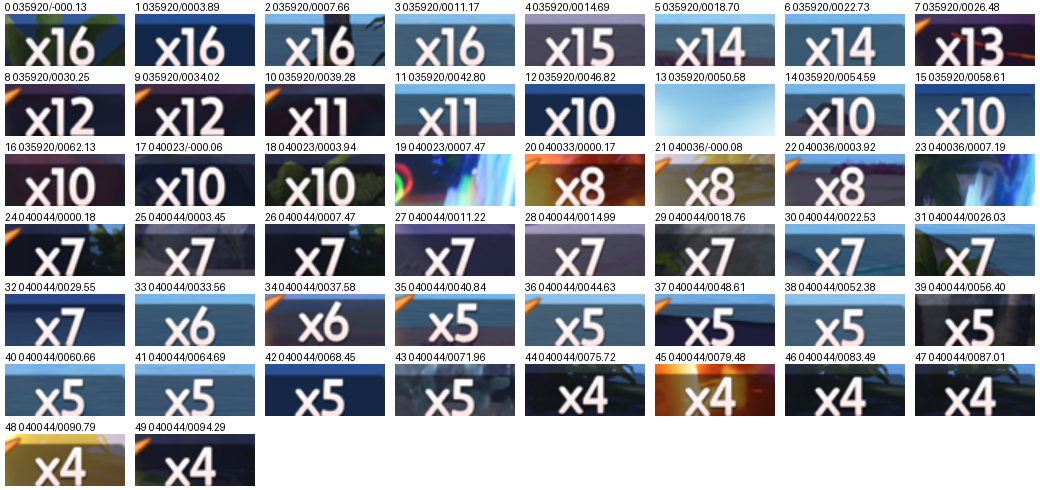
#> input picture bossbar/xn_sheet.png, 1040 x 490 px; its folder holds only this picture in this run
$ python -i reader.py   (imports and definitions only)
#> lines starting #> are read from the running program, lines starting #| are printed output that depends on the picture; after the words box and inside, x2 and y2 are one past the last pixel; in counts of white or black regions, pixels touching at a corner belong together
"""Boss-bar reading shared by bossbar.py (screenshots) and live.py (live capture).

Resolution-independent: the white [ ] brackets at the ends of the boss bar are the ruler. Every position is a
fraction of the bracket span, measured once on a 2000x1125 screenshot (span 789 px) and checked on a 4K crop.
"""
import csv, logging, difflib, json, os, re, struct, subprocess, tempfile, threading, time
from PIL import Image, ImageChops, ImageOps
from hpcalc import max_hp, break_points

import settings as C
HERE = C.RES                      # shipped data files (catalog, OCR helper)
DEV = {'fill_fast': 0, 'fill_old': 0}             # what the Dev switches here did, for the meter's once-a-minute line

# ---- layout, in units of the bracket span (left bracket = 0, right bracket = 1) ----
REF_SPAN = 789                                   # bracket span on the 2000x1125 reference shot
TRACK = (9 / 789, 716 / 789)                     # fill track: left edge, right edge (exclusive)
WORLD_TRACK_RIGHT = 784 / 789                     # bosses out in the world have no xN box: the track runs to the bracket
# x0, y0, x1, y1; y relative to the fill's centre row. The title is centred over the bar, so a long one grows both ways:
# open-world bars are narrower than Interlink's (1293 px at 4K against 1514) with text the same size, and
# "Lv.60 Sparkling- Young Omega Sherro" filled almost the whole span - the old 175..625 box cut "Lv.60" off one end and
# "herro" off the other, and with no level no fight started. Now the full span plus a little: what OCR finds left of
# "Lv" is dropped by parse_title, and a bracket top read as ']' or '|' after the name is no letter to norm()
TITLE_BOX = (-30 / 789, -52 / 789, 819 / 789, -8 / 789)
XN_BOX = (722 / 789, -12 / 789, 783 / 789, 14 / 789)    # inside the dark xN box only
SPAN_PER_THICKNESS = 789 / 12                     # fallback when brackets aren't visible (fill is 12 px thick at span 789)

# ---- pixel classes ----
def is_fill(p): r, g, b = p[:3]; return r >= 220 and 90 <= g <= 195 and b <= 125        # live HP gradient
def is_ghost(p): r, g, b = p[:3]; return 165 <= r <= 215 and 55 <= g <= 105 and 55 <= b <= 100  # recent damage
def is_flash(p): return min(p[:3]) >= 235                                                # hit flash
def is_white(p): return min(p[:3]) >= 190                                                # brackets / text
def barlike(p): return is_fill(p) or is_ghost(p) or is_flash(p)
def colored(p): return is_fill(p) or is_ghost(p)                                         # no white: walls/sky are white
# Where the meter's own overlay windows are in its picture of the screen (Meter.mask_own paints them this magenta):
# not the game, so neither fill nor empty track - the readers look past it.
COVER = (255, 0, 255)

# [8 lines left out: function label_span, not called in this run]
def covered(p): return p[0] >= 250 and p[1] <= 5 and p[2] >= 250

# [12 lines left out: function _bar_run, not called in this run]

def _is_bracket(px, x, yc, thick, W, H):
    """A bracket is a thin, tall white line: white along the column, not white a few pixels to either side. It is
    ~1.6x the bar's thickness; at small sizes (720p) blending adds a row to the measured thickness and takes the
    bracket's faded ends off, so 1.5 px of that is allowed for (was a plain 1.3x: missed at 720p)."""
    if _white_run(px, x, yc, 2 * thick, H) < 1.3 * thick - 1.5: return False
    off = max(3, thick // 3)
    side = [px[min(W - 1, max(0, x + s)), yy] for s in (-off, off) for yy in (yc - thick // 3, yc + thick // 3)]
    return sum(map(is_white, side)) <= 2

# [9 lines left out: function _longest_run, not called in this run]

def _line_px(px, x, y):
    """A pixel of a thin white line: white, or (scaled down, the 1 px line falling between two columns) light grey
    next to light grey - the line split over x and a neighbour, e.g. a bracket at 720p."""
    p = px[x, y]
    if is_white(p): return True
    if min(p[:3]) < 140: return False
    for nx in (x - 1, x + 1):
        try:
            if min(px[nx, y][:3]) >= 140: return True
        except IndexError:
            pass
    return False

def _white_run(px, x, yc, reach, H):
    """Length of the vertical white run through column x around row yc."""
    n = 0
    for y in range(max(0, yc - reach), min(H, yc + reach)):
        n = n + 1 if _line_px(px, x, y) else n
    return n

def _bright_columns(im, yc, reach, H):
    """For each column, how many pixels in _white_run's rows (yc - reach to yc + reach) have their darkest channel at
    140 or more, in one pass of PIL's own operations. Every pixel _line_px counts is one of them, so this is an upper
    bound on _white_run: a column below the bracket threshold here can't be a bracket, and the Python check is
    skipped for it. Same decisions, ~7x less time on a frame with red and no bar (find_bar 203 -> 30 ms at 4K, 14 Nov)."""
    from PIL import ImageChops
    y0, y1 = max(0, yc - reach), min(H, yc + reach)
    if y1 <= y0: return lambda x: 0
    r, g, b = im.crop((0, y0, im.width, y1)).convert('RGB').split()
    rows = ImageChops.darker(ImageChops.darker(r, g), b).point(lambda v: 1 if v >= 140 else 0)
    data, h = rows.transpose(Image.Transpose.TRANSPOSE).tobytes(), y1 - y0
    return lambda x: data[x * h:(x + 1) * h].count(1)

def _colored_run(im, y, x0, x1):
    """_longest_run(px, y, x0, x1, colored) from a one-row class map (the same fill/ghost bands as colored(), PIL's own
    operations) matched with a regular expression: the walk to the frame's right edge (up to 3840 px of Python) was the
    largest part of find_bar left after _bright_columns (12 of 30 ms at 4K, 14 Nov). Same (length, start), the first of
    the longest runs."""
    from PIL import ImageChops
    if x1 <= x0: return (0, 0)
    r, g, b = im.crop((x0, y, x1, y + 1)).convert('RGB').split()
    fill = ImageChops.darker(ImageChops.darker(r.point(_band(220, 255)), g.point(_band(90, 195))), b.point(_band(0, 125)))
    ghost = ImageChops.darker(ImageChops.darker(r.point(_band(165, 215)), g.point(_band(55, 105))), b.point(_band(55, 100)))
    best = (0, 0)
    for m in re.finditer(rb'[\xff]+', ImageChops.lighter(fill, ghost).tobytes()):
        if m.end() - m.start() > best[0]: best = (m.end() - m.start(), x0 + m.start())
    return best

LAST_FAIL = ['']     # why the last find_bar call found nothing (for the meter's diagnostics)

def _band(lo, hi): return lambda v: 255 if lo <= v <= hi else 0

def _band_runs(band, gap):
    """(n, y, start) of every row of `band` whose longest fill/ghost run is 4 px or more: the same runs _bar_run
    finds, from a one-byte-per-pixel class map (c = fill/ghost, f = hit flash, . = anything else) built with PIL's own
    image operations and matched with a regular expression, so a frame costs a few milliseconds even with red all
    over it instead of a Python pass over every pixel. A run is coloured pixels with flash gaps of under `gap`."""
    from PIL import ImageChops
    r, g, b = band.convert('RGB').split()
    fill = ImageChops.darker(ImageChops.darker(r.point(_band(220, 255)), g.point(_band(90, 195))), b.point(_band(0, 125)))
    ghost = ImageChops.darker(ImageChops.darker(r.point(_band(165, 215)), g.point(_band(55, 105))), b.point(_band(55, 100)))
    flash = ImageChops.darker(ImageChops.darker(r.point(_band(235, 255)), g.point(_band(235, 255))), b.point(_band(235, 255)))
    colour = ImageChops.lighter(fill, ghost)
    if not colour.getbbox(): return []
    classes = Image.new('L', band.size, ord('.')); classes.paste(ord('f'), mask=flash); classes.paste(ord('c'), mask=colour)
    data, w = classes.tobytes(), band.width
    run = re.compile(rb'c(?:f{0,%d}c)*' % max(0, gap - 1))
    out = []
    for y in range(band.height):
        row = data[y * w:(y + 1) * w]
        if row.count(b'c') < 2: continue                          # a run of 4 or more has both ends coloured
        best = (0, 0)
        for m in run.finditer(row):
            if m.end() - m.start() > best[0]: best = (m.end() - m.start(), m.start())
        if best[0] >= 4: out.append((best[0], y, best[1]))
    return out

def find_bar(im, cropped=False, tries=8):
    """Locate the boss bar. Returns dict(yc, left_bracket, span, track_left, track_right, thickness) or None.
    Red/orange things other than the bar (fire effects, portals) can make longer runs than a drained bar, so the
    best few candidate rows are each checked for the bar's two white brackets; the first that has them wins."""
    W, H = im.size
    y0, y1 = (0, H) if cropped else (0, int(H * 0.22))
    x0, x1 = (0, W) if cropped else (int(W * 0.08), int(W * 0.92))
    # coarse search on the band shrunk to ~960 px wide whatever the resolution (a whole-number factor left 1080p
    # unshrunk and 1440p barely shrunk: the slowest screens to find a bar on)
    f = max(1.0, W / 960); d = max(1, round(f))
    band = im.crop((x0, y0, x1, y1)).resize((max(1, round((x1 - x0) / f)), max(1, round((y1 - y0) / f))), Image.NEAREST)
    runs = _band_runs(band, gap=max(2, round(24 / f)))
    if not runs: LAST_FAIL[0] = 'no red/orange run near the top'; return None
    runs.sort(reverse=True); px = im.load(); tried = []; reasons = []
    for n, by, bs in runs:
        if len(tried) >= tries: break
        if any(abs(by - t) <= 2 for t in tried): continue          # same bar seen on a neighbouring row
        tried.append(by)
        r = _check_candidate(px, W, H, x0 + round(bs * f), y0 + round(by * f), d, cropped, im=im)
        if isinstance(r, dict): LAST_FAIL[0] = ''; return r
        reasons.append(r)
    LAST_FAIL[0] = '; '.join(dict.fromkeys(reasons)) or 'no candidate'
    return None

# [19 lines left out: function bar_at, not called in this run]

def _check_candidate(px, W, H, xg, yg, d, cropped, brackets=None, im=None):
    """Refine one candidate run at full resolution and check it is the boss bar. Returns the bar dict or a reason."""
    col = min(W - 1, xg + 4 * d)
    if not colored(px[col, yg]):
        near = [y for y in range(max(0, yg - d), min(H, yg + d + 1)) if colored(px[col, y])]
        if not near: return 'run vanished at full resolution'
        yg = near[0]
    top = yg
    while top > 0 and colored(px[col, top - 1]): top -= 1
    bot = yg
    while bot < H - 1 and colored(px[col, bot + 1]): bot += 1
    yc = (top + bot) // 2; thick = max(3, bot - top + 1)
    if not cropped and thick > H * 0.03: return f'too thick ({thick}px)'
    if brackets:                                                    # already checked where they were (bar_at)
        lb, rb = brackets; start = xg
    else:
        n, start = (_colored_run(im, yc, max(0, xg - 4 * d), W) if im is not None
                    else _longest_run(px, yc, max(0, xg - 4 * d), W, colored))
        # columns that can't be a bracket skipped before the per-pixel check (_bright_columns: same decisions)
        bright = _bright_columns(im, yc, 2 * thick, H) if im is not None else None
        need = 1.3 * thick - 1.5
        bracket = lambda x: (bright is None or bright(x) >= need) and _is_bracket(px, x, yc, thick, W, H)
        lb = None                                                   # left bracket: thin tall white line
        for x in range(start - 1, max(0, start - 4 * thick) - 1, -1):
            if bracket(x): lb = x; break
        est = SPAN_PER_THICKNESS * thick
        rb = None
        if lb is not None:
            # rightmost bracket-like line. Overworld bars differ in length per boss (Minespine's 1389 px at 4K is 0.78 of
            # the estimate, which kept its right bracket out of a 0.8-1.25 window: "no right bracket" all fight, B8)
            # Of the bracket-like lines there, the one that centres the bar (the game draws boss bars top-centre): the
            # rightmost was a white UI line past Bouldus's bar (1 Nov), which made it 'not centred' all fight
            # Looked for around the left bracket's mirror image, not from the bar's thickness: a pale damage trail
            # along a bar's lower edge halved its measured thickness on Minespine (14 px of 27), and the estimate from
            # it ended the search 240 px before the real bracket
            # Sized from the 16:9 area the HUD is drawn in, not the window: a 3440x1440 window's 1008 px bar is 0.29 of
            # its width, under the 0.3 searched before, so ultrawide bars were never found
            U = min(W, H * 16 / 9)
            lines = [x for x in range(min(W - 1, int(W - lb + 0.06 * U)), max(int(lb + 0.3 * U), int(W - lb - 0.06 * U)), -1)
                     if bracket(x)]
            rb = min(lines, key=lambda x: abs(lb + (x - lb) / 2 - W / 2)) if lines else None
    if lb is not None and rb is not None: span = rb - lb
    elif not cropped: return 'no left bracket' if lb is None else 'no right bracket'
    else:
        span = est; lb = start - TRACK[0] * span
    world = False
    if not cropped:
        # the boss bar is top-centre: overworld bars within a few px, Interlink's (its xN box adds to the right) 0.021 W;
        # a hit flash's white edge taken for the right bracket was 0.034 W off (B8)
        if abs(lb + span / 2 - W / 2) > 0.03 * W: return 'not centred on screen'
        # Boss rush bars end in a dark box with white "xN" digits; bosses out in the world (Alphas) have none and
        # their track runs on to the right bracket - with full HP that part is still red fill.
        x_from, x_to = int(lb + TRACK[1] * span + 0.01 * span), int(lb + 0.99 * span)
        if x_to <= x_from: return 'no room for an xN box'
        rows = [y for y in range(yc - thick // 2, yc + thick // 2 + 1) if 0 <= y < H]
        digits = sum(1 for x in range(x_from, x_to) for y in rows if is_white(px[x, y]))
        dark = sum(1 for x in range(x_from, x_to) if max(px[x, yc][:3]) < 120 or is_white(px[x, yc]))
        red = sum(1 for x in range(x_from, x_to) if colored(px[x, yc]))
        if digits >= 0.03 * (x_to - x_from) * len(rows) and dark >= 0.6 * (x_to - x_from): world = False
        elif dark + red >= 0.8 * (x_to - x_from): world = True                         # dark empty track or HP fill
        else: return 'no xN box or open track at the right end'
        # an Interlink bar whose xN box is gone (x1, late in the fight) looks like a world bar with an empty right end;
        # live HP red there means the track really runs on to the bracket (see as_bossrush_bar)
        right_red = red / (x_to - x_from)
    else: right_red = 0.0
    right = WORLD_TRACK_RIGHT if world else TRACK[1]
    return {'yc': yc, 'left_bracket': lb, 'span': span, 'brackets_found': rb is not None, 'world': world, 'right_red': right_red,
            'track_left': round(lb + TRACK[0] * span), 'track_right': round(lb + right * span), 'thickness': thick,
            'frame': (W, H)}

# [24 lines left out: functions as_bossrush_bar, as_world_bar, measure_fill, not called in this run]

def _median_px(px, x, rows):
    v = sorted((px[x, y][:3] for y in rows), key=sum)
    return v[len(v) // 2]

def _diff(a, b): return abs(a[0] - b[0]) + abs(a[1] - b[1]) + abs(a[2] - b[2])

# [74 lines left out: functions measure_fill_any, _fill_past_cover, _fill_fast, not called in this run]

# Break gauge: the thin line under the HP bar. It starts full and drains as break damage lands (white, orange for
# about the last 30%); at zero the boss is broken (the empty part of the HP track turns yellow with "250%") for
# ~10 s, then the line refills and drains again. The track behind the line is see-through, so a line pixel must have
# the bar's dark rim above it and the dark outline below.
BREAK_BELOW = (0.010, 0.019)                      # line rows: fractions of the bracket span below the bar centre
def _gauge_white(p): return min(p[:3]) >= 195 and max(p[:3]) - min(p[:3]) <= 14
def _gauge_orange(p): r, g, b = p[:3]; return r >= 235 and 185 <= g <= 220 and 125 <= b <= 170
def _break_yellow(p): r, g, b = p[:3]; return r >= 235 and g >= 200 and b <= 150
def _dark(p): return max(p[:3]) < 135

# [32 lines left out: functions measure_break, verify_bar, not called in this run]

def box_at(bar, rel):
    lb, s, yc = bar['left_bracket'], bar['span'], bar['yc']
    return (lb + rel[0] * s, yc + rel[1] * s, lb + rel[2] * s, yc + rel[3] * s)

# [137 lines left out: functions timer_box, prep_text, prep_pill, _red_mask, has_red, prep_red and 9 more, not called in this run]

# ---- OCR (Windows built-in: ocr-helper.exe when shipped, else a long-running PowerShell helper) ----
OCR_EXE = os.path.join(HERE, 'ocr-helper.exe')   # native helper (app/ocr-helper): grey pixels on stdin, no image files

TEMP_PREFIX = 'bossbar_'
# a name read of one character or none that the Korean model doesn't vouch for answers its box from the name cache while
# that screen stays up, and this long after it was last looked at (Ocr.cached_read): not every later screen with the box
UNSURE_S = 30

# [26 lines left out: functions sweep_temp, name_signature, ready_language, not called in this run]

def ocr_english(language):
    """Does Windows OCR read English, the game's language? `language` as Ocr.language: None (not said) -> None."""
    return None if language is None else language.split('-')[0].lower() == 'en'

class Ocr:
    swept = False
    korean = None      # hangulnames.KoreanNames once the game's fonts are read (live.py): Korean player names, read()
    # The language Windows OCR reads in, as this reader's helper said when it started (ready_language): 'en-US' (or
    # another English), the user's own language on a PC with no English OCR (ko-KR), '' with no OCR language at all;
    # None when it doesn't say. Without English the game's text (boss names and levels, result screens, Battle Data,
    # prep and Party screens) isn't read: live.py logs it and status.json carries it, and the app warns and offers to
    # install English OCR. Kept on each reader, not the class: a helper picks its language as it starts (windows_ocr
    # in app/ocr-helper), and one started later can pick another. On the class, the HP reader's (hit_watch: started at
    # the first tab-out, 17 hours after the others on this PC) made status.json say English once English was added
    # in Windows Settings, while the meter's own helpers still had none and nothing was read (review of 129a4a8).
    language = None
    started = True     # its helper did (NoOcr: it didn't, which status.json tells apart from no OCR language)
    # [201 lines left out: functions __init__, launch, restart, read, read_native, cached_read and 2 more, not called in this run]

class NoOcr:
    """In place of Ocr when its helper didn't start: every box reads as nothing (no OCR language, as status.json says)."""
    native = False
    language = ''
    started = False
    def __init__(self): self.name_cache = {}
    def read(self, images, names=None, raws=None): return {k: '' for k in images}
    def cached(self, images, names): return True
    def close(self): pass

DIGIT_FIX = str.maketrans({'O': '0', 'o': '0', 'Q': '0', 'D': '0', 'I': '1', 'l': '1', 'S': '5', 'B': '8', 'Z': '2', 'G': '6'})

# [29 lines left out: functions parse_title, parse_title_pair, strip_sparkling, not called in this run]

XN_FIX = str.maketrans({'l': '1', 'I': '1', 'i': '1', '|': '1', 'O': '0', 'o': '0', 'D': '0', 'Q': '0', 'S': '5', 's': '5'})

# [13 lines left out: function parse_xn, not called in this run]

def parse_timer(t):
    m = re.search(r'(?<!\d)(\d{1,2})\s*[:.]\s*(\d{2})(?!\d)', t or '')
    return int(m.group(1)) * 60 + int(m.group(2)) if m else None

# ---- boss data ----
GAME_BOSSES = [None]      # the boss list read from the player's game data (gamedata.cached_bosses), when there is one

# [9 lines left out: function load_catalog, not called in this run]

# Interlink's HP bars: bossrush_grade_data, the share of a boss's max HP lost at each grade, in three columns
GRADE_BASE = 'bossHpLossPercent'
GRADE_COLUMNS = (GRADE_BASE, 'bossHpLossPercent_2', 'bossHpLossPercent_3')
GAME_GRADES = [None]      # the grade rows read from the player's game data (gamedata.cached_grades), when there are some

# [22 lines left out: functions load_grades, xn_top, grade_column, not called in this run]

def norm(s): return re.sub(r'[^a-z]', '', (s or '').lower())

def hp_formula(r):
    try: return json.loads(r['fixed_hp_rate']).get('1')
    except (ValueError, AttributeError): return None

# [50 lines left out: functions world_rows, wild_copy, pick_boss, not called in this run]

# The boss rush week schedule: bundled, replaced by a fresher copy read from the game data after a patch (live.py)
CYCLES_FILE = [os.path.join(HERE, 'boss_rush_cycles.json')]

# [85 lines left out: functions active_cycle_bosses, active_cycle_slots, prep_label, active_cycle_id, latest_cycle_boss, cycle_slot and 1 more, not called in this run]

CALIB = os.path.join(C.DATA, 'calibration.json')

# [12 lines left out: functions load_calibration, save_calibration, not called in this run]

_BREAK = None
# [49 lines left out: functions boss_break_points, boss_max_hp, damage_dealt, read_frame, not called in this run]

>>> from PIL import Image
>>> picture = Image.open('xn_sheet.png')
#> picture is the input picture: PIL image 1040x490 RGB; mean R, G, B 148.6, 153.4, 162.7
>>> result = find_bar(picture)
#> in find_bar, `band = im.crop((x0, y0, x1, y1)).resize((max(1, round((x1 - x0) / f)),..`:
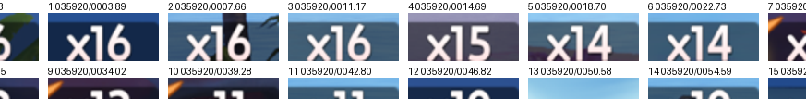
#> band: PIL image 806x99 RGB; mean R, G, B 144.3, 155.8, 171.2
#> in _band_runs, `r, g, b = band.convert('RGB').split()`:
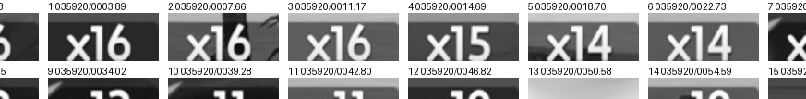
#> g: PIL image 806x99 L; min 3, max 255, mean 155.8
#> in _band_runs, `r, g, b = band.convert('RGB').split()`:
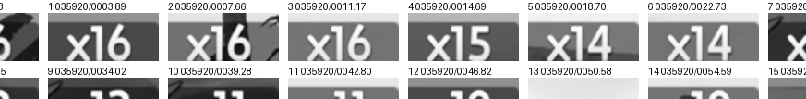
#> b: PIL image 806x99 L; min 3, max 255, mean 171.2
#> in _band_runs, `fill = ImageChops.darker(ImageChops.darker(r.point(_band(220, 255)), g..`:
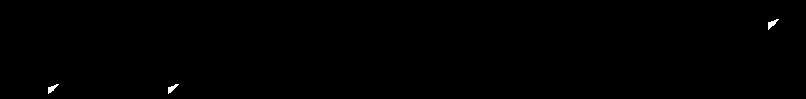
#> fill: PIL image 806x99 L; 0.19% white; 3 white regions, box (x1, y1, x2, y2) and area: (768, 19, 779, 30) 52, (48, 84, 59, 94) 48, (168, 84, 179, 94) 48
#> in _band_runs, `flash = ImageChops.darker(ImageChops.darker(r.point(_band(235, 255)), ..`:
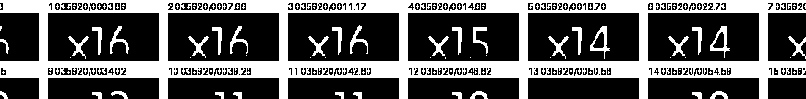
#> flash: PIL image 806x99 L; 35.1% white; 133 white regions (101 under 20 px), largest, box (x1, y1, x2, y2) and area: (0, 0, 806, 99) 24292, (710, 26, 730, 58) 205, (590, 26, 610, 59) 204
#> in _band_runs, `classes.paste(ord('c'), mask=colour)`:
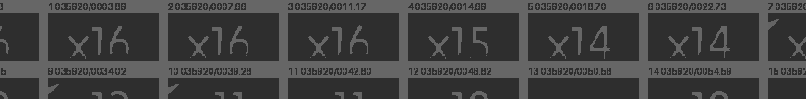
#> classes: PIL image 806x99 L; min 46, max 102, mean 65.8
#> in _band_runs, `data, w = classes.tobytes(), band.width`: w = 806
#> after the loop in _band_runs, `for y in range(band.height):`: out = [(4, 20, 774), (6, 21, 771), (8, 22, 768), (8, 23, 768), (7, 24, 768), (6, 25, 768), (4, 26, 768), (4, 84, 175), (4, 85, 54), (6, 86, 51), (8, 87, 48), (7, 88, 48), (6, 89, 48), (6, 90, 48), (4, 91, 48)]
#> in find_bar, `runs = _band_runs(band, gap=max(2, round(24 / f)))`: runs has the same summary as out in _band_runs
#> the loop in find_bar, `for n, by, bs in runs:` made 1 pass
#> (by, bs, col in _check_candidate, r) on pass 1: (87, 48, 139, 57)
#> pass 1, in _bright_columns, `rows = ImageChops.darker(ImageChops.darker(r, g), b).point(lambda v: 1..`:
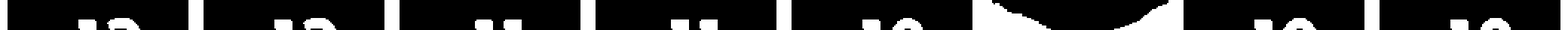
#> rows: PIL image 1040x20 L (shown 2 times larger); values 0 (black) and 1 (white), 17.8% white; 23 white regions, largest, box (x1, y1, x2, y2) and area: (645, 0, 697, 20) 640, (739, 0, 785, 20) 508, (125, 0, 135, 20) 200
